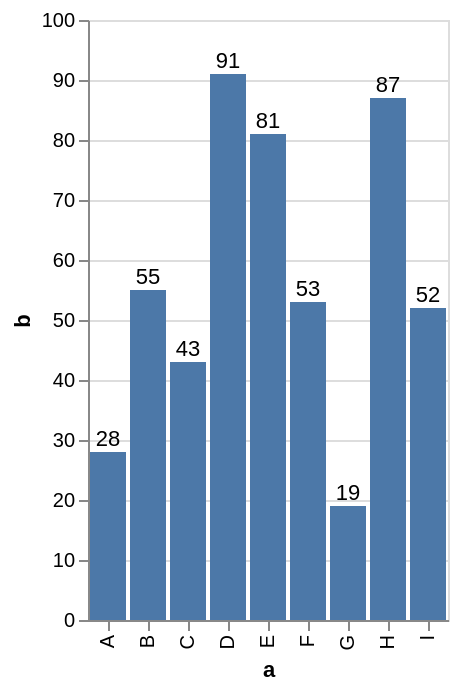

Here is the Vega-Lite specification saved for this chart:
### Vega specification from a JSON file in a GitHub repository (floating-point values rounded to 4 significant figures)
{"$schema": "https://vega.github.io/schema/vega/v6.json", "background": "white", "padding": 5, "height": 300, "style": "cell", "data": [{"name": "source_0", "values": [{"a": "A", "b": 28, "c": 5, "g": "x"}, {"a": "B", "b": 55, "c": 9, "g": "y"}, {"a": "C", "b": 43, "c": 2, "g": "x"}, {"a": "D", "b": 91, "c": 7, "g": "y"}, {"a": "E", "b": 81, "c": 4, "g": "x"}, {"a": "F", "b": 53, "c": 6, "g": "y"}, {"a": "G", "b": 19, "c": 8, "g": "x"}, {"a": "H", "b": 87, "c": 1, "g": "y"}, {"a": "I", "b": 52, "c": 3, "g": "x"}]}, {"name": "data_1", "source": "source_0", "transform": [{"type": "stack", "groupby": ["a"], "field": "b", "sort": {"field": [], "order": []}, "as": ["b_start", "b_end"], "offset": "zero"}, {"type": "filter", "expr": "isValid(datum[\"b\"]) && isFinite(+datum[\"b\"])"}]}, {"name": "data_2", "source": "source_0", "transform": [{"type": "filter", "expr": "isValid(datum[\"b\"]) && isFinite(+datum[\"b\"])"}]}], "signals": [{"name": "x_step", "value": 20}, {"name": "width", "update": "bandspace(domain('x').length, 0.1, 0.05) * x_step"}], "marks": [{"name": "layer_0_marks", "type": "rect", "style": ["bar"], "from": {"data": "data_1"}, "encode": {"update": {"fill": {"value": "#4c78a8"}, "ariaRoleDescription": {"value": "bar"}, "description": {"signal": "\"a: \" + (isValid(datum[\"a\"]) ? isArray(datum[\"a\"]) ? join(datum[\"a\"], ' ') : datum[\"a\"] : \"\"+datum[\"a\"]) + \"; b: \" + (format(datum[\"b\"], \"\"))"}, "x": {"scale": "x", "field": "a"}, "width": {"signal": "max(0.25, bandwidth('x'))"}, "y": {"scale": "y", "field": "b_end"}, "y2": {"scale": "y", "field": "b_start"}}}}, {"name": "layer_1_marks", "type": "text", "style": ["text"], "from": {"data": "data_2"}, "encode": {"update": {"dy": {"value": -6}, "fill": {"value": "black"}, "description": {"signal": "\"a: \" + (isValid(datum[\"a\"]) ? isArray(datum[\"a\"]) ? join(datum[\"a\"], ' ') : datum[\"a\"] : \"\"+datum[\"a\"]) + \"; b: \" + (format(datum[\"b\"], \"\"))"}, "x": {"scale": "x", "field": "a", "band": 0.5}, "y": {"scale": "y", "field": "b"}, "text": {"signal": "format(datum[\"b\"], \"\")"}, "align": {"value": "center"}, "baseline": {"value": "middle"}}}}], "scales": [{"name": "x", "type": "band", "domain": {"fields": [{"data": "data_1", "field": "a"}, {"data": "data_2", "field": "a"}], "sort": true}, "range": {"step": {"signal": "x_step"}}, "paddingInner": 0.1, "paddingOuter": 0.05}, {"name": "y", "type": "linear", "domain": {"fields": [{"data": "data_1", "field": "b_start"}, {"data": "data_1", "field": "b_end"}, {"data": "data_2", "field": "b"}]}, "range": [{"signal": "height"}, 0], "nice": true, "zero": true}], "axes": [{"scale": "y", "orient": "left", "gridScale": "x", "grid": true, "tickCount": {"signal": "ceil(height/40)"}, "domain": false, "labels": false, "aria": false, "maxExtent": 0, "minExtent": 0, "ticks": false, "zindex": 0}, {"scale": "x", "orient": "bottom", "grid": false, "title": "a", "labelAlign": "right", "labelAngle": 270, "labelBaseline": "middle", "zindex": 0}, {"scale": "y", "orient": "left", "grid": false, "title": "b", "labelOverlap": true, "tickCount": {"signal": "ceil(height/40)"}, "zindex": 0}]}
